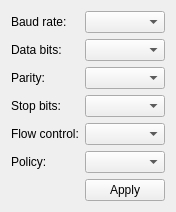
<?xml version="1.0" encoding="UTF-8"?>
<ui version="4.0">
 <class>OptionsWidget</class>
 <widget class="QWidget" name="OptionsWidget">
  <property name="geometry">
   <rect>
    <x>0</x>
    <y>0</y>
    <width>161</width>
    <height>197</height>
   </rect>
  </property>
  <property name="windowTitle">
   <string>Form</string>
  </property>
  <layout class="QGridLayout" name="gridLayout">
   <item row="0" column="0">
    <widget class="QLabel" name="Label1">
     <property name="text">
      <string>Baud rate:</string>
     </property>
    </widget>
   </item>
   <item row="0" column="1">
    <widget class="QComboBox" name="baudBox"/>
   </item>
   <item row="1" column="0">
    <widget class="QLabel" name="Label2">
     <property name="text">
      <string>Data bits:</string>
     </property>
    </widget>
   </item>
   <item row="1" column="1">
    <widget class="QComboBox" name="dataBox"/>
   </item>
   <item row="2" column="0">
    <widget class="QLabel" name="Label3">
     <property name="text">
      <string>Parity:</string>
     </property>
    </widget>
   </item>
   <item row="2" column="1">
    <widget class="QComboBox" name="parityBox"/>
   </item>
   <item row="3" column="0">
    <widget class="QLabel" name="Label4">
     <property name="text">
      <string>Stop bits:</string>
     </property>
    </widget>
   </item>
   <item row="3" column="1">
    <widget class="QComboBox" name="stopBox"/>
   </item>
   <item row="4" column="0">
    <widget class="QLabel" name="Label5">
     <property name="text">
      <string>Flow control:</string>
     </property>
    </widget>
   </item>
   <item row="4" column="1">
    <widget class="QComboBox" name="flowBox"/>
   </item>
   <item row="5" column="0">
    <widget class="QLabel" name="Label6">
     <property name="text">
      <string>Policy:</string>
     </property>
    </widget>
   </item>
   <item row="5" column="1">
    <widget class="QComboBox" name="policyBox"/>
   </item>
   <item row="6" column="1">
    <widget class="QPushButton" name="applyButton">
     <property name="enabled">
      <bool>true</bool>
     </property>
     <property name="text">
      <string>Apply</string>
     </property>
    </widget>
   </item>
  </layout>
 </widget>
 <resources/>
 <connections/>
</ui>
